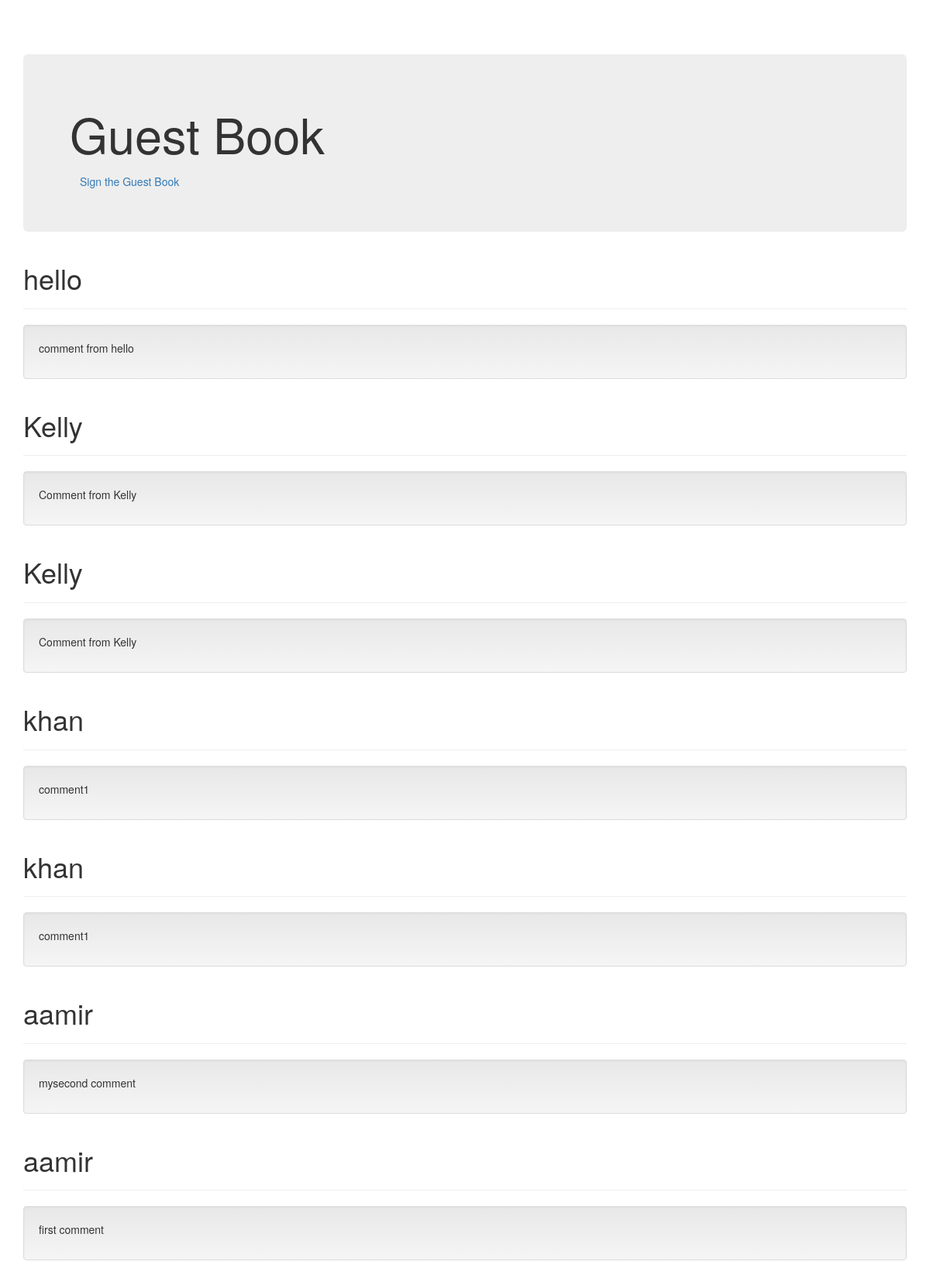
Page /guestbook/ on the committed database.
### guestbook/models.py (models this page shows, shortened)
class Comments(models.Model):
    name=models.CharField(max_length=20)
    comment = models.TextField()
    date_added = models.DateTimeField(default= timezone.now )

### guestbook/views.py (the view)
# urls.py: path('', views.index, name='guestbook_index'),
def index(request):
    comments_var = Comments.objects.order_by('-date_added');
    context= {'comments' : comments_var };
    return render(request, 'guestbook/index.html', context)

### guestbook/templates/guestbook/index.html (shortened to what this page needs)
{% load static %}
<!DOCTYPE html>
<html lang="en">
  <head>
    <link href="{% static 'guestbook/bootstrap.min.css' %}" rel="stylesheet">
    <link href="{% static 'guestbook/bootstrap-theme.min.css' %}" rel="stylesheet">
    <link href="{% static 'guestbook/theme.css' %}" rel="stylesheet">
  </head>
  <body>
    <div class="container theme-showcase" role="main">
      <div class="jumbotron">
        <h1>Guest Book</h1>
        <a type="button" class="btn btn-link" href="{% url 'guestbook_sign' %}">Sign the Guest Book</a>
      </div>
      {% for c in comments %}
      <div class="page-header">
        <h1> {{ c.name }}</h1>
      </div>
      <div class="well">
        <p> {{ c.comment }} </p>
      </div>
      {% endfor %}
    </div>
  </body>
</html>

### guestbook/static/guestbook/theme.css (style rules this page uses)
body { padding-top: 70px; padding-bottom: 30px; }

### rows in the picture
Comments: name "hello", comment "comment from hello"
Comments: name "Kelly", comment "Comment from Kelly"
Comments: name "Kelly", comment "Comment from Kelly"
Comments: name "khan", comment "comment1"
Comments: name "khan", comment "comment1"
Comments: name "aamir", comment "mysecond comment"
Comments: name "aamir", comment "first comment"
